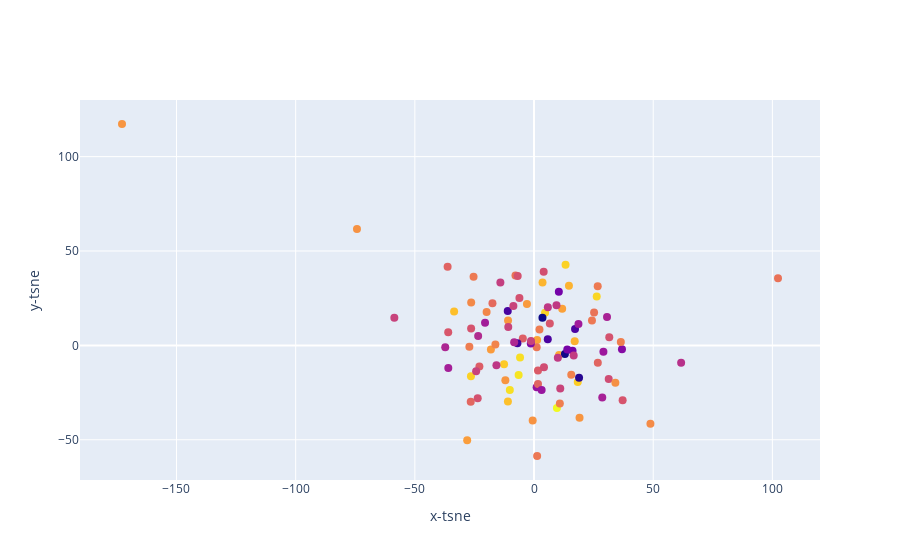

Notebook source saved alongside this figure:
### Code cell
plot_pca_scaler("loudness",df)

### Figure 1 — Plotly figure (JSON) as saved in the notebook; plotly's stock layout.template omitted (floating-point values rounded to 4 significant figures)
{"data": [{"marker": {"color": [-9.211, -4.88, -6.09, -8.011, -5.833, -5.843, -3.998, -3.24, -5.975, -2.384, -4.333, -7.23, -6.474, -6.825, -3.061, -4.946, -5.507, -4.736, -5.723, -7.495, -4.057, -3.445, -3.874, -5.114, -6.021, -3.183, -5.626, -6.61, -9.144, -6.312, -7.442, -4.546, -5.408, -8.354, -3.655, -7.648, -4.333, -4.59, -10.07, -5.335, -5.916, -3.456, -3.714, -4.833, -4.449, -2.867, -4.877, -4.856, -5.665, -4.929, -8.28, -2.749, -8.279, -5.042, -4.374, -9.127, -4.65, -4.399, -6.366, -3.695, -2.881, -8.074, -9.74, -7.321, -3.093, -5.934, -4.323, -5.892, -5.131, -4.206, -4.154, -5.115, -4.979, -5.456, -6.343, -5.944, -4.183, -3.112, -3.023, -6.531, -10.11, -5.474, -6.638, -4.249, -7.365, -6.073, -6.351, -7.11, -4.985, -6.688, -5.991, -9.309, -7.621, -7.276, -7.066, -7.005, -6.318, -4.706, -6.593, -6.319], "size": 8}, "mode": "markers", "text": ["Drake - God's Plan", "XXXTENTACION - SAD!", "Post Malone - rockstar (feat. 21 Savage)", "Post Malone - Psycho (feat. Ty Dolla $ign)", "Drake - In My Feelings", "Post Malone - Better Now", "Cardi B - I Like It", "Calvin Harris - One Kiss (with Dua Lipa)", "Dua Lipa - IDGAF", "Marshmello - FRIENDS", "Camila Cabello - Havana", "Juice WRLD - Lucid Dreams", "Drake - Nice For What", "Maroon 5 - Girls Like You (feat. Cardi B)", "Zedd - The Middle", "Kendrick Lamar - All The Stars (with SZA)", "Ariana Grande - no tears left to cry", "Nicky Jam - X", "XXXTENTACION - Moonlight", "BlocBoy JB - Look Alive (feat. Drake)", "Rudimental - These Days (feat. Jess Glynne, Macklemore & Dan Caplen)", "Nio Garcia - Te Bot? - Remix", "Bazzi - Mine", "5 Seconds of Summer - Youngblood", "Dua Lipa - New Rules", "Ed Sheeran - Shape of You", "Khalid - Love Lies (with Normani)", "Bebe Rexha - Meant to Be (feat. Florida Georgia Line)", "XXXTENTACION - Jocelyn Flores", "Ed Sheeran - Perfect", "Tyga - Taste (feat. Offset)", "Clean Bandit - Solo (feat. Demi Lovato)", "Post Malone - I Fall Apart", "Dennis Lloyd - Nevermind", "Luis Fonsi - ?chame La Culpa", "benny blanco - Eastside (with Halsey & Khalid)", "Camila Cabello - Never Be the Same", "Selena Gomez - Wolves", "XXXTENTACION - changes", "Dynoro - In My Mind", "Eminem - River (feat. Ed Sheeran)", "Daddy Yankee - Dura", "Travis Scott - SICKO MODE", "Imagine Dragons - Thunder", "Reik - Me Niego", "Ti?sto - Jackie Chan", "Bruno Mars - Finesse (Remix) [feat. Cardi B]", "Selena Gomez - Back To You - From 13 Reasons Why ? Season 2 Soundtrack", "NF - Let You Down", "The Weeknd - Call Out My Name", "Offset - Ric Flair Drip (& Metro Boomin)", "Marshmello - Happier", "Sam Smith - Too Good At Goodbyes", "Lil Dicky - Freaky Friday (feat. Chris Brown)", "Imagine Dragons - Believer", "6ix9ine - FEFE (feat. Nicki Minaj & Murda Beatz)", "Jonas Blue - Rise", "Loud Luxury - Body (feat. brando)", "Lil Uzi Vert - XO TOUR Llif3", "Becky G - Sin Pijama", "Anne-Marie - 2002", "Drake - Nonstop", "XXXTENTACION - Fuck Love (feat. Trippie Redd)", "Shawn Mendes - In My Blood", "Marshmello - Silence", "Ariana Grande - God is a woman", "Piso 21 - D?jala que vuelva (feat. Manuel Turizo)", "David Guetta - Flames", "Maroon 5 - What Lovers Do", "DJ Snake - Taki Taki (with Selena Gomez, Ozuna & Cardi B)", "Hailee Steinfeld - Let Me Go (with Alesso, Florida Georgia Line & watt)", "Portugal. The Man - Feel It Still", "The Weeknd - Pray For Me (with Kendrick Lamar)", "Migos - Walk It Talk It", "G-Eazy - Him & I (with Halsey)", "Post Malone - Candy Paint", "Post Malone - Congratulations", "Sofia Reyes - 1, 2, 3 (feat. Jason Derulo & De La Ghetto)", "Natti Natasha - Criminal", "Rich The Kid - Plug Walk", "Billie Eilish - lovely (with Khalid)", "Migos - Stir Fry", "Kendrick Lamar - HUMBLE.", "Ozuna - Vaina Loca", "Ed Sheeran - Perfect Duet (Ed Sheeran & Beyonc?)", "Maluma - Coraz?n (feat. Nego do Borel)", "Khalid - Young Dumb & Broke", "Ozuna - S?guelo Bailando", "Anitta - Downtown", "Wolfine - Bella", "Calvin Harris - Promises (with Sam Smith)", "Lil Baby - Yes Indeed", "Lauv - I Like Me Better", "Keala Settle - This Is Me", "XXXTENTACION - Everybody Dies In Their Nightmares", "Zac Efron - Rewrite The Stars", "Clean Bandit - I Miss You (feat. Julia Michaels)", "DJ Khaled - No Brainer", "ZAYN - Dusk Till Dawn - Radio Edit", "Dean Lewis - Be Alright"], "type": "scatter", "x": [-11.03, 2.286, 31.33, 36.9, -36.0, 6.624, 1.292, -12.57, -6.127, 9.605, -12.03, 30.63, -14.11, 61.72, 4.625, -25.36, -36.26, 15.62, 1.662, 29.11, 11.81, -10.96, 10.51, 25.2, 4.051, 18.34, -4.708, 9.421, 17.21, -8.656, 18.64, 48.83, -26.55, 10.41, 3.569, 1.098, -172.9, -26.37, 12.96, -17.44, -26.4, -33.53, 17.07, 36.42, 34.13, -10.15, -27.13, 10.83, -22.92, 26.72, 16.15, -6.462, 13.95, 1.111, -0.5683, 5.769, -19.89, -74.28, -58.6, 14.65, -5.867, -1.355, 18.9, -35.97, 13.24, 31.57, 19.09, 37.18, 102.4, -2.974, -28.04, -7.787, 24.31, 26.76, -1.273, -6.859, -18.09, -26.46, 26.3, 16.65, 3.54, 1.667, 5.8, -10.9, -20.55, 4.172, -24.29, -37.25, 1.308, -15.78, -23.63, -6.966, 3.187, 28.63, -8.334, -23.44, 11.0, -16.21, 9.991, -10.8], "y": [18.2, 8.413, -17.86, -1.99, 6.967, 11.66, 2.849, -9.983, 25.11, -33.1, -18.48, 15.07, 33.33, -9.212, 17.33, 36.34, 41.62, -15.55, -13.34, -3.344, 19.36, -29.77, -5.05, 17.42, 39.03, -19.41, 3.665, 21.26, 8.625, 20.93, 11.34, -41.57, -29.83, 28.46, 33.25, -22.12, 117.3, 22.75, -4.601, 22.37, 8.933, 18.01, 2.149, 1.836, -19.85, -23.66, -0.7098, -30.72, -11.22, 31.31, -2.875, -15.69, -2.189, -0.9724, -39.85, 3.266, 17.73, 61.7, 14.7, 31.58, -6.366, 1.009, -17.09, -11.92, 42.69, 4.329, -38.27, -29.06, 35.58, 21.93, -50.22, 37.0, 13.25, -9.207, 2.297, 36.74, -2.125, -16.3, 25.94, -5.319, 14.59, -20.47, 20.27, 13.19, 12.0, -11.55, -13.71, -1.009, -58.59, -10.51, -28.02, 1.077, -23.69, -27.58, 1.647, 4.971, -22.89, 0.4832, -6.608, 9.775]}], "layout": {"xaxis": {"title": {"text": "x-tsne"}}, "yaxis": {"title": {"text": "y-tsne"}}}}
